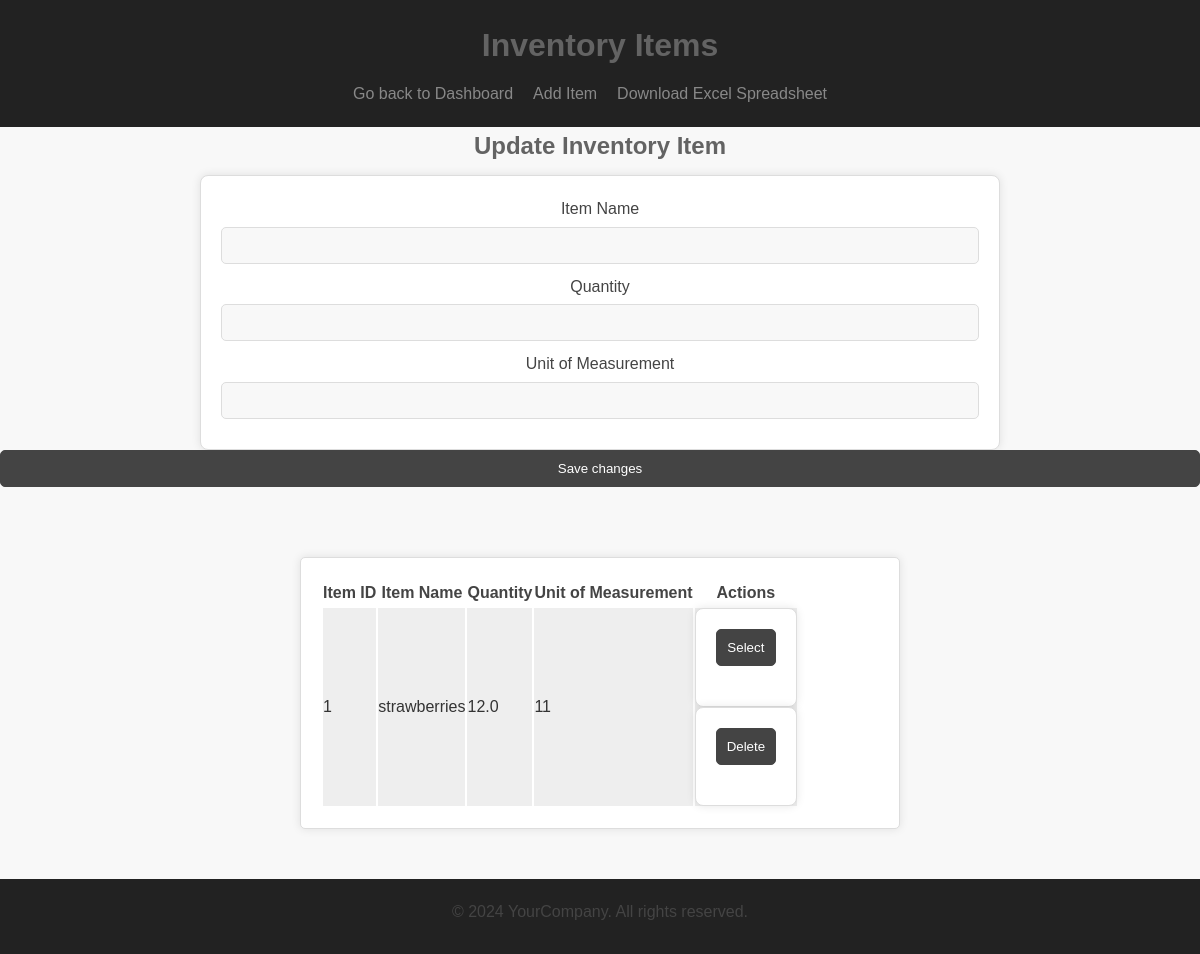
/get_inventory_items (signed in), run on the app's committed database.
### db_env.py (models this page shows, shortened)
class InventoryItem(db.Model):
    id = db.Column(db.Integer, primary_key=True)
    item_name = db.Column(db.String(100), nullable=False)
    quantity = db.Column(db.Float, nullable=False)
    unit_of_measurement = db.Column(db.String(20), nullable=False)  # For example: oz, gal, etc.
    username = db.Column(db.String(100), nullable=False)
    timestamp = db.Column(db.DateTime, nullable=False, default=datetime.utcnow)

### routes.py (the view)
@inventory_routes.route('/get_inventory_items', methods=['GET'])
def get_inventory_items():
    username = session['username']
    if 'username' in session:
        inventory_items = db_env.InventoryItem.query.filter_by(username=session['username']).all()
        inventory_list = []
        for item in inventory_items:
            item_dict = {
                'id': item.id,
                'item_name': item.item_name,
                'quantity': item.quantity,
                'unit_of_measurement': item.unit_of_measurement
            }
            inventory_list.append(item_dict)
        return render_template('view_inventory.html', inventory_items=inventory_items, username=username)
    return redirect(url_for('routes.login'))

### templates/view_inventory.html (shortened to what this page needs)
<!DOCTYPE html>
<html lang="en">
<head>
    <link rel="stylesheet" type="text/css" href="{{ url_for('static', filename='styles/styles.css') }}">
    <link rel="stylesheet" type="text/css" href="https://cdn.datatables.net/1.11.5/css/jquery.dataTables.css">
</head>
<body>
    <header>
        <h1 class="center">Inventory Items</h1>
        <div class="center-buttons">
            <nav>
                <ul>
                    <li><a href="{{ url_for('routes.dashboard') }}" >Go back to Dashboard</a></li>
                    <li><a href="{{ url_for('inventory_routes.view_inventory') }}" >Add Item</a></li>
                    <li><a href="{{ url_for('inventory_routes.download_excel_inventory') }}" >Download Excel Spreadsheet</a></li>
                </ul>
            </nav>
        </div>
    </header>
    <div id="updateModal" class="modal" tabindex="-1" aria-labelledby="updateModalLabel" aria-hidden="true">
        <div class="modal-dialog">
            <div class="modal-content">
                <div class="modal-header">
                    <h2 class="center" id="updateModalLabel">Update Inventory Item</h2>
                </div>
                <div class="modal-body">
                    <form id="updateItemForm">
                        <div class="mb-3">
                            <label for="itemName" class="form-label">Item Name</label>
                            <input type="text" class="form-control" id="itemName" name="itemName">
                        </div>
                        <div class="mb-3">
                            <label for="quantity" class="form-label">Quantity</label>
                            <input type="number" class="form-control" id="quantity" name="quantity">
                        </div>
                        <div class="mb-3">
                            <label for="unitOfMeasurement" class="form-label">Unit of Measurement</label>
                            <input type="text" class="form-control" id="unitOfMeasurement" name="unitOfMeasurement">
                        </div>
                    </form>
                </div>
                <div class="modal-footer">
                    <button type="button" class="btn btn-primary" onclick="submitUpdate(); window.location.reload();">Save changes</button>
                </div>
            </div>
        </div>
    </div>
    <div class="container">
        <table id="inventoryTable" class="display">
            <thead>
                <tr>
                    <th>Item ID</th>
                    <th>Item Name</th>
                    <th>Quantity</th>
                    <th>Unit of Measurement</th>
                    <th>Actions</th>
                </tr>
            </thead>
            <tbody>
                {% for item in inventory_items %}
                <tr>
                    <td>{{ item.id }}</td>
                    <td>{{ item.item_name }}</td>
                    <td>{{ item.quantity }}</td>
                    <td>{{ item.unit_of_measurement }}</td>
                    <td>
                        <form id="updateForm-{{ item.id }}" action="{{ url_for('inventory_routes.update_inventory_item', item_id=item.id) }}" method="POST" onsubmit="reloadPage()">
                            <button type="button" class="btn btn-primary update-btn" onclick="updateItem({{ item.id }})">Select</button>
                        </form>
                        <form id="deleteForm-{{ item.id }}" action="{{ url_for('inventory_routes.delete_inventory_item', item_id=item.id) }}" method="POST" >
                            <button type="button" class="btn btn-danger" onclick="confirmDelete({{ item.id }})">Delete</button>
                        </form>
                    </td>
                </tr>
                {% endfor %}
            </tbody>
        </table>
    </div>
    <footer>
        <p>&copy; 2024 YourCompany. All rights reserved.</p>
    </footer>
</body>
</html>

### static/styles/styles.css (style rules this page uses)
* { margin: 0; padding: 0; box-sizing: border-box; }
body { font-family: Arial, sans-serif; background-color: #f5f5f5; line-height: 1.6; color: #333333; }
header { background-color: #333333; color: #ffffff; padding: 20px; text-align: center; }
nav ul { list-style-type: none; display: flex; justify-content: center; }
nav ul li { margin-right: 20px; }
nav ul li a { color: #333333; text-decoration: none; }
h2, h1 { margin-bottom: 10px; color: #636363; }
form { max-width: 800px; background-color: #f0f0f0; margin: 0 auto; padding: 20px; border-radius: 8px; box-shadow: 0 0 10px rgba(0, 0, 0, 0.1); text-align: center; }
label { display: block; margin-bottom: 5px; color: #333333; }
input[type="text"], input[type="number"], input[type="checkbox"], input[type="password"], input[type="email"], input[type="submit"] { width: 100%; padding: 10px; margin-bottom: 10px; border: 1px solid #cccccc; border-radius: 5px; box-sizing: border-box; background-color: #ffffff; color: #333333; }
.btn, button { width: 100%; padding: 10px; margin-bottom: 20px; border: 1px solid #333333; border-radius: 5px; box-sizing: border-box; background-color: #333333; color: #ffffff; }
footer { background-color: #333333; color: #ffffff; padding: 10px; text-align: center; }
.container { width: 90%; max-width: 600px; margin: 50px auto; padding: 20px; background-color: #f0f0f0; border-radius: 5px; box-shadow: 0 0 10px rgba(0, 0, 0, 0.1); }
p { text-align: center; margin-top: 10px; margin-bottom: 20px; color: #333333; }
a { color: #007bff; text-decoration: none; }
a[href] { color: #888888; }
.center-buttons { text-align: center; }
.center { text-align: center; }
tbody { background-color: #dddddd; color: #333333; }
body { background-color: #f8f8f8; color: #444444; }
header { background-color: #222222; color: #ffffff; }
nav ul li a { color: #444444; }
form { background-color: #ffffff; border: 1px solid #dddddd; }
label { color: #444444; }
input[type="text"], input[type="number"], input[type="checkbox"], input[type="password"], input[type="email"], input[type="submit"] { border: 1px solid #dddddd; background-color: #f8f8f8; color: #444444; }
.btn, button { border: 1px solid #444444; background-color: #444444; color: #ffffff; }
footer { background-color: #222222; color: #ffffff; }
.container { background-color: #ffffff; border: 1px solid #dddddd; box-shadow: 0 0 10px rgba(0, 0, 0, 0.1); }
p { color: #444444; }
tbody { background-color: #eeeeee; }

### data on the page
InventoryItem: id "1", item_name "strawberries", quantity "12.0", unit_of_measurement "11"
